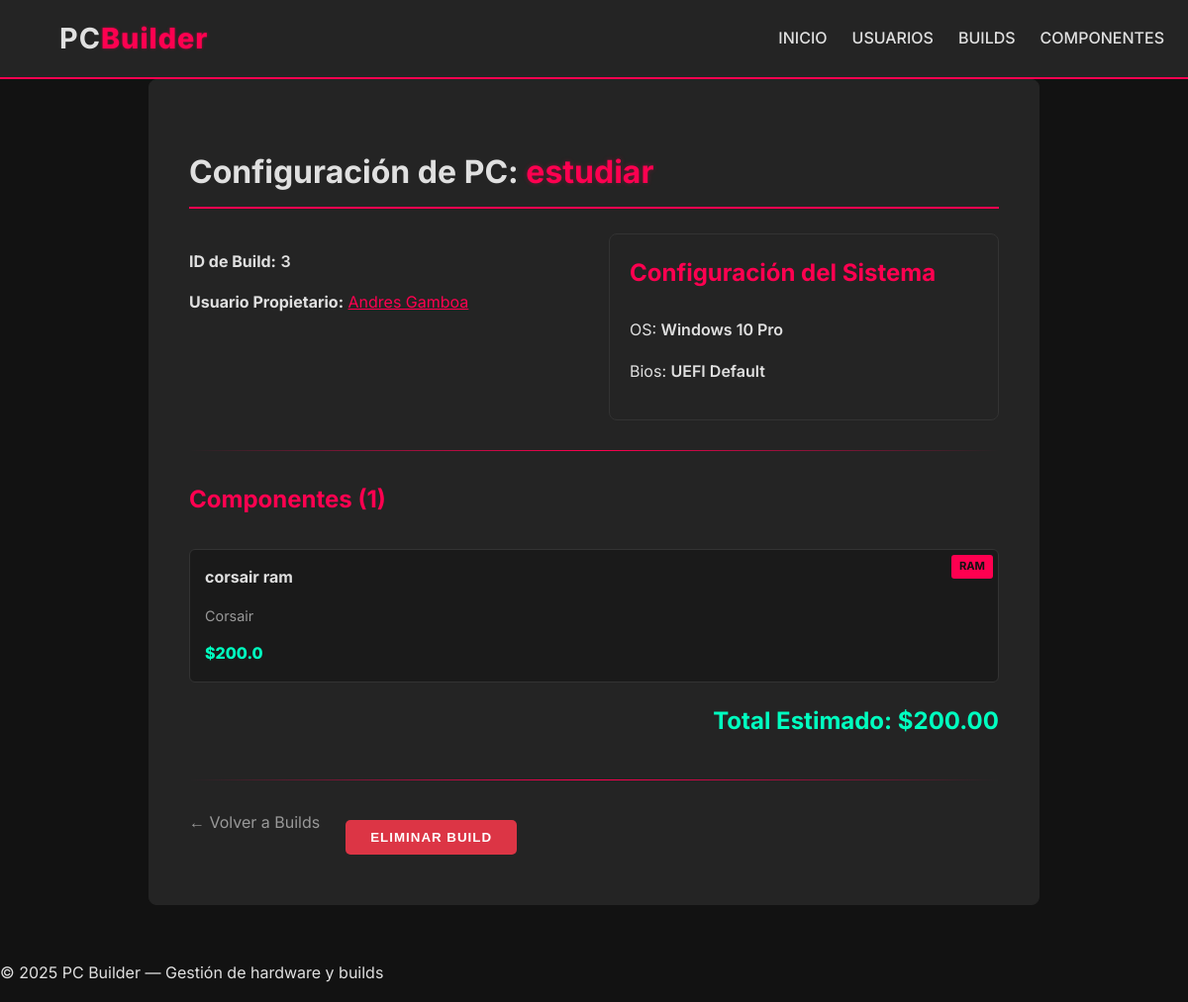
/builds/3, run on an earlier commit of the app's database.
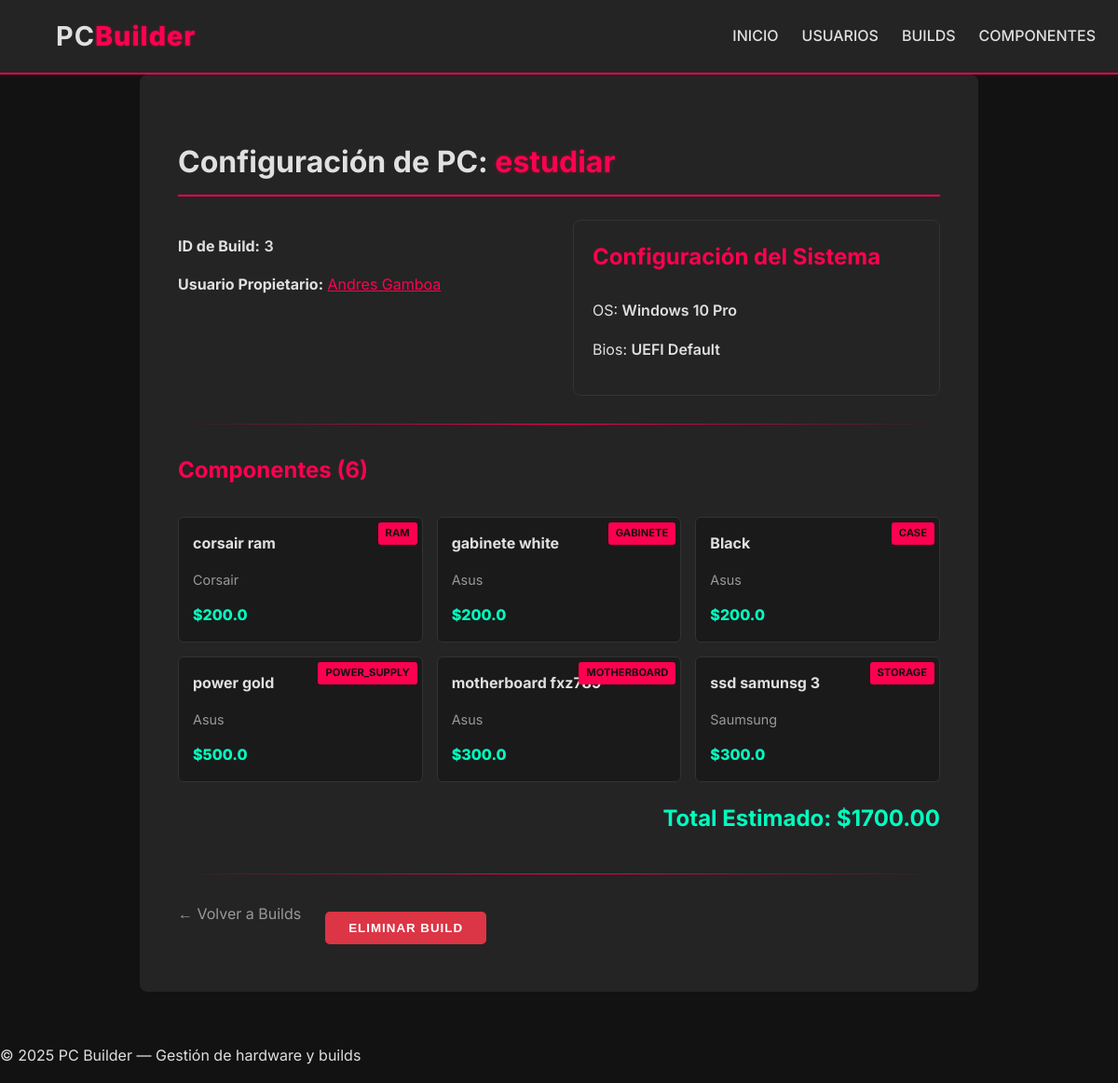
And on a later commit of the database.
### models.py (models this page shows, shortened)
class Build(SQLModel, table=True):
    id: Optional[int] = Field(default=None, primary_key=True)
    name: str
    user_id: Optional[int] = Field(default=None, foreign_key="user.id")
    user: Optional[User] = Relationship(back_populates="builds")
    components: List["Component"] = Relationship(
        back_populates="builds", link_model=BuildComponentLink
    )
    configuration: Optional["Configuration"] = Relationship(
        back_populates="build", sa_relationship_kwargs={"uselist": False}
    )

class User(SQLModel, table=True):
    id: Optional[int] = Field(default=None, primary_key=True)
    name: str
    email: str
    image_url: Optional[str] = None
    builds: List["Build"] = Relationship(back_populates="user")

class Configuration(SQLModel, table=True):
    id: Optional[int] = Field(default=None, primary_key=True)
    build_id: Optional[int] = Field(default=None, foreign_key="build.id", unique=True)
    os: Optional[str] = None
    bios_version: Optional[str] = None
    build: Optional[Build] = Relationship(
        back_populates="configuration", sa_relationship_kwargs={"uselist": False}
    )

class Component(SQLModel, table=True):
    id: Optional[int] = Field(default=None, primary_key=True)
    name: str
    kind: str
    brand: str
    price: float
    builds: List[Build] = Relationship(
        back_populates="components", link_model=BuildComponentLink
    )
    categories: List["Category"] = Relationship(
        back_populates="components", link_model=ComponentCategoryLink
    )

### router/build_router.py (the view)
@build_router.get("/{build_id}", response_class=HTMLResponse)
def get_build(request:Request, build_id: int, session:Session = Depends(get_session)):
    build = session.get(Build, build_id)
    if not build:
        raise HTTPException(404, "Build not found")
    return templates.TemplateResponse("builds/build_detail.html", {"request": request, "build": build})

### templates/builds/build_detail.html (shortened to what this page needs)
{% extends "base.html" %}
{% block content %}
<div class="detail-container">
    <div class="card detail-card build-detail-view">
        <div class="page-header-detail">
            <h2>Configuración de PC: <span class="accent-text">{{ build.name }}</span></h2>
        </div>
        <div class="details-grid-full-width">
            <div>
                <p><strong>ID de Build:</strong> <span class="data-value">{{ build.id }}</span></p>
                {% if build.user %}
                <p><strong>Usuario Propietario:</strong> <a href="/users/{{ build.user.id }}" class="user-link">{{
                        build.user.name }}</a></p>
                {% elif build.user_id %}
                <p><strong>Usuario ID:</strong> <span class="data-value">{{ build.user_id }}</span></p>
                {% endif %}
            </div>
            <div class="config-box">
                <h3 class="config-title">Configuración del Sistema</h3>
                <p>OS: <span class="data-value">{{ build.configuration.os or "—" }}</span></p>
                <p>Bios: <span class="data-value">{{ build.configuration.bios_version or "—" }}</span></p>
            </div>
        </div>
        <hr class="divider">
        <h3 class="list-title">Componentes ({{ build.components|length or 0 }})</h3>
        {% if build.components %}
        <div class="component-compact-grid">
            {% for c in build.components %}
            <div class="component-compact-card">
                <div class="card-badge-small {{ c.kind | lower }}">{{ c.kind }}</div>
                <a href="/components/{{ c.id }}" class="component-link-title">{{ c.name }}</a>
                <p class="component-brand">{{ c.brand }}</p>
                <span class="compact-price">${{ c.price }}</span>
            </div>
            {% endfor %}
        </div>
        <div class="total-price-section" style="margin-top: 20px; text-align: right;">
            <h3 style="color: var(--color-success);">Total Estimado: ${{ "%.2f"|format(build.total_price) }}</h3>
        </div>
        {% else %}
        <p class="text-muted no-data-message">No hay componentes asociados a esta Build. <a href="/components"
                class="btn-link accent-text">Añadir uno</a>.</p>
        {% endif %}
        <hr class="divider">
        <div class="actions-group-buttons">
            <a href="/builds" class="btn-link">← Volver a Builds</a>
            <form action="/builds/{{ build.id }}/delete" method="post" style="display:inline;" onsubmit="return confirm('¿Eliminar esta build permanentemente?');">
                <button type="submit" class="btn-danger">Eliminar Build</button>
            </form>
        </div>
    </div>
</div>
{% endblock %}

### templates/base.html (shortened to what this page needs)
<!DOCTYPE html>
<html lang="es">
<head>
    <link rel="stylesheet" href="/static/css/styles.css">
</head>
<body class="dark-theme"> {% include "nav_bar.html" %}
    <main class="container page-content"> {% block content %}{% endblock %}
    </main>
    <footer class="footer">
        <p>© 2025 PC Builder — Gestión de hardware y builds</p>
    </footer>
</body>
</html>

### templates/nav_bar.html
<nav class="navbar fixed-top">
    <div class="nav-logo">
        <a href="/">PC<span class="logo-accent">Builder</span></a>
    </div>
    <ul class="nav-links">
        <li><a href="/">Inicio</a></li>
        <li><a href="/users">Usuarios</a></li>
        <li><a href="/builds">Builds</a></li>
        <li><a href="/components">Componentes</a></li>
    </ul>
</nav>

### static/css/styles.css (style rules this page uses)
:root { --color-bg: #121212; --color-bg-light: #242424; --color-text: #E0E0E0; --color-accent: #FF0050; --color-shadow: rgba(255, 0, 80, 0.5); --color-success: #00FFC0; --color-danger: #dc3545; --color-text-muted: #999; }
.dark-theme { background-color: var(--color-bg); color: var(--color-text); font-family: 'Inter', sans-serif; line-height: 1.6; margin: 0; padding: 0; min-height: 100vh; }
a { color: var(--color-text); text-decoration: none; transition: color 0.3s ease, text-shadow 0.3s ease; }
.container { max-width: 1200px; margin: 0 auto; padding: 0 20px; }
.page-content { margin-top: 80px; padding-bottom: 40px; }
.navbar { display: flex; justify-content: space-between; align-items: center; padding: 1rem 5%; background-color: var(--color-bg-light); border-bottom: 2px solid var(--color-accent); z-index: 1000; }
.fixed-top { position: fixed; top: 0; left: 0; width: 93%; }
.nav-logo a { font-size: 1.8rem; font-weight: 700; letter-spacing: 1px; }
.nav-logo .logo-accent { color: var(--color-accent); font-weight: 800; text-shadow: 0 0 3px var(--color-shadow); }
.nav-links { list-style: none; display: flex; gap: 25px; padding: 0; margin: 0; }
.nav-links a { font-weight: 500; font-size: 1rem; text-transform: uppercase; padding: 5px 0; }
.btn-primary, .btn-secondary, .btn-success, .btn-danger { display: inline-block; padding: 10px 25px; font-weight: 700; border-radius: 5px; text-transform: uppercase; letter-spacing: 1px; border: none; cursor: pointer; transition: all 0.3s ease; }
.btn-danger { margin: 10px; background-color: var(--color-danger); color: white; }
.card { background-color: var(--color-bg-light); padding: 25px; border-radius: 8px; border: 1px solid var(--color-bg-light); transition: transform 0.3s ease, box-shadow 0.3s ease, border-color 0.3s ease; }
.card h3 { color: var(--color-accent); font-size: 1.5rem; padding-bottom: 10px; margin-top: 0; }
.detail-container { max-width: 900px; margin: 0 auto; }
.detail-card { padding: 2.5rem; border: 1px solid var(--color-bg-light); }
.page-header-detail h2 { color: var(--color-text); font-size: 2rem; padding-bottom: 10px; border-bottom: 2px solid var(--color-accent); margin-bottom: 25px; }
.accent-text { color: var(--color-accent); text-shadow: 0 0 5px rgba(255, 0, 80, 0.3); }
.details-grid-full-width { display: grid; grid-template-columns: 1fr 1fr; gap: 30px; }
.data-value { color: var(--color-text); font-weight: 600; }
.divider { border: none; height: 1px; background: linear-gradient(90deg, transparent, var(--color-accent), transparent); margin: 30px 0; }
.list-title { color: var(--color-accent); font-size: 1.5rem; margin-top: 1.5rem; margin-bottom: 1rem; }
.actions-group-buttons { display: flex; gap: 1rem; margin-top: 1.5rem; }
.btn-link { color: var(--color-text-muted); transition: color 0.2s; }
.config-box { background-color: var(--color-bg-light); padding: 20px; border-radius: 8px; border: 1px solid #333; }
.config-title { color: #00FFC0; font-size: 1.3rem; margin-top: 0; margin-bottom: 10px; }
.user-link { color: var(--color-accent); text-decoration: underline; }
.component-compact-grid { display: grid; grid-template-columns: repeat(auto-fit, minmax(200px, 1fr)); gap: 15px; margin-top: 20px; }
.component-compact-card { position: relative; padding: 15px; background-color: #1a1a1a; border-radius: 6px; border: 1px solid #333; transition: transform 0.2s, border-color 0.2s; }
.component-link-title { display: block; font-weight: 700; color: var(--color-text); margin-bottom: 5px; }
.component-brand { font-size: 0.9rem; color: var(--color-text-muted); }
.compact-price { display: block; margin-top: 10px; font-weight: 800; color: #00FFC0; }
.card-badge-small { position: absolute; top: 5px; right: 5px; padding: 3px 8px; font-size: 0.7rem; font-weight: 700; border-radius: 3px; color: var(--color-bg); background-color: var(--color-accent); text-transform: uppercase; z-index: 10; }

What changed in the data, as far as the page shows it:
computed for Component "corsair ram": total_price "200.00" → "1700.00"
added Component: kind "GABINETE", name "gabinete white", brand "Asus", price "200.0"
added Component: kind "CASE", name "Black", brand "Asus", price "200.0"
added Component: kind "POWER_SUPPLY", name "power gold", brand "Asus", price "500.0"
added Component: kind "MOTHERBOARD", name "motherboard fxz789", brand "Asus", price "300.0"
added Component: kind "STORAGE", name "ssd samunsg 3", brand "Saumsung", price "300.0"
Also different on the page:
{{ build.components|length or 0 }}: "1" → "6"
